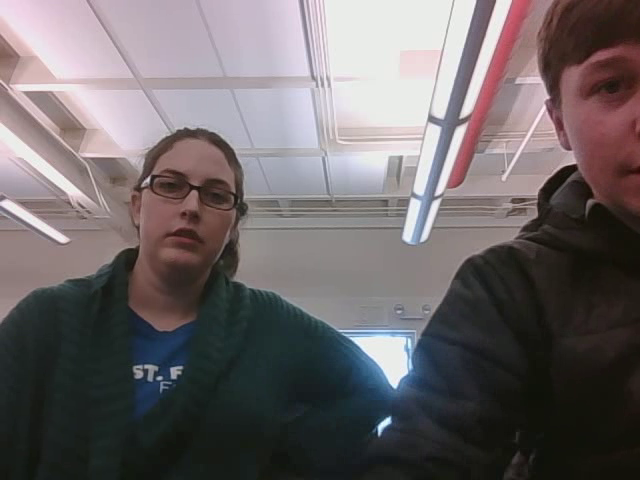
#> input picture frame 20 of BenthicDetect/output.avi, 640 x 480 px, given in place of the camera
$ python test.py   (older library calls are emulated)
#> lines starting #> are read from the running program, lines starting #| are printed output that depends on the picture; after the words box and inside, x2 and y2 are one past the last pixel; in counts of white or black regions, pixels touching at a corner belong together
#!/usr/bin/python
import math
import numpy as np
import cv2

#dictionary of all contours
contours = {}
#array of edges of polygon
approx = []
#scale of the text
scale = 2
#camera
cap = cv2.VideoCapture(0)
print("press q to exit")

# Define the codec and create VideoWriter object
fourcc = cv2.VideoWriter_fourcc(*'XVID')
out = cv2.VideoWriter('output.avi',fourcc, 20.0, (640,480))

#calculate angle
def angle(pt1,pt2,pt0):
    dx1 = pt1[0][0] - pt0[0][0]
    dy1 = pt1[0][1] - pt0[0][1]
    dx2 = pt2[0][0] - pt0[0][0]
    dy2 = pt2[0][1] - pt0[0][1]
    return float((dx1*dx2 + dy1*dy2))/math.sqrt(float((dx1*dx1 + dy1*dy1))*(dx2*dx2 + dy2*dy2) + 1e-10)

while(cap.isOpened()):
    #Capture frame-by-frame
    ret, frame = cap.read()
#> frame is the input picture: shape (480, 640, 3); mean B, G, R 103.7, 102, 108.6
    if ret==True:
        #grayscale
        gray = cv2.cvtColor(frame, cv2.COLOR_BGR2GRAY)
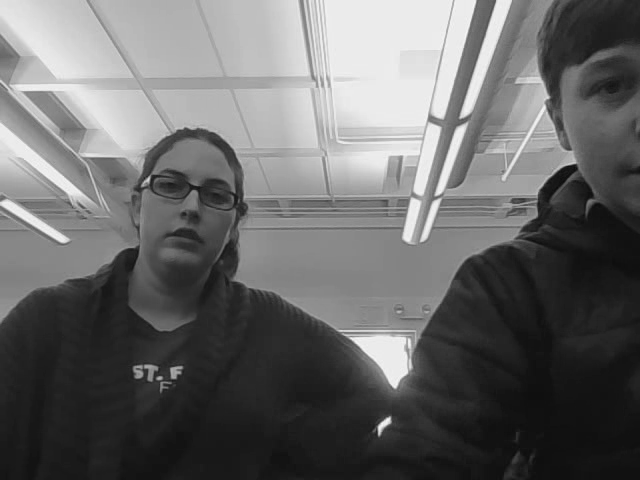
#> gray: shape (480, 640); min 11, max 248, mean 104.1
        #Canny
        canny = cv2.Canny(frame,80,240,3)
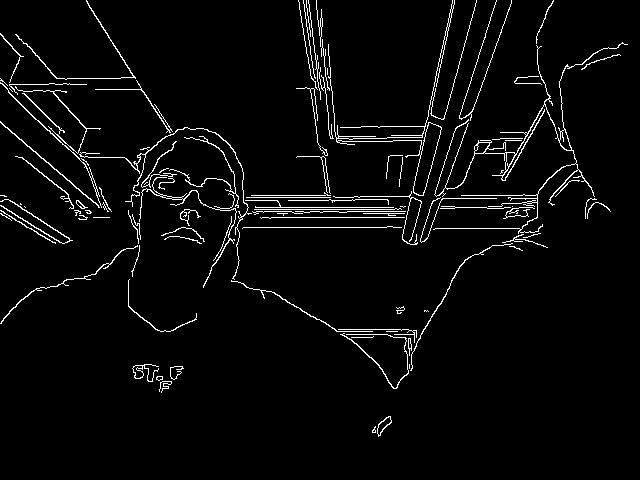
#> canny: shape (480, 640); 3.6% white in thin lines or dots, all inside (x1, y1, x2, y2) = (0, 0, 628, 437)

        #contours
        canny2, contours, hierarchy = cv2.findContours(canny,cv2.RETR_EXTERNAL,cv2.CHAIN_APPROX_SIMPLE)
#> contours = 103 contours, 78 with area under 20; largest, box (x1, y1, x2, y2) and area: (328, 0, 455, 196) 1023, (433, 42, 628, 234) 644, (377, 416, 392, 437) 123, (79, 127, 252, 280) 111, (139, 177, 237, 288) 110
        for i in range(0,len(contours)):
            #approximate the contour with accuracy proportional to
            #the contour perimeter
            approx = cv2.approxPolyDP(contours[i],cv2.arcLength(contours[i],True)*0.02,True)

            #Skip small or non-convex objects
            if(abs(cv2.contourArea(contours[i]))<100 or not(cv2.isContourConvex(approx))):
                continue

            #triangle
            if(len(approx) == 3):
                x,y,w,h = cv2.boundingRect(contours[i])
                cv2.putText(frame,'TRI',(x,y),cv2.FONT_HERSHEY_SIMPLEX,scale,(255,255,255),2,cv2.LINE_AA)
            if (len(approx) == 2):
                x, y, w, h = cv2.boundingRect(contours[i])
                cv2.putText(frame, 'LINE', (x, y), cv2.FONT_HERSHEY_SIMPLEX, scale, (255, 255, 255), 2, cv2.LINE_AA)
            elif(len(approx)>=4 and len(approx)<=6):
                #nb vertices of a polygonal curve
                vtc = len(approx)
                #get cos of all corners
                cos = []
                for j in range(2,vtc+1):
                    cos.append(angle(approx[j%vtc],approx[j-2],approx[j-1]))
                #sort ascending cos
                cos.sort()
                #get lowest and highest
                mincos = cos[0]
                maxcos = cos[-1]

                #Use the degrees obtained above and the number of vertices
                #to determine the shape of the contour
                x,y,w,h = cv2.boundingRect(contours[i])
                if(vtc==4):
                    cv2.putText(frame,'RECT',(x,y),cv2.FONT_HERSHEY_SIMPLEX,scale,(255,255,255),2,cv2.LINE_AA)
                elif(vtc==5):
                    cv2.putText(frame,'PENTA',(x,y),cv2.FONT_HERSHEY_SIMPLEX,scale,(255,255,255),2,cv2.LINE_AA)
                elif(vtc==6):
                    cv2.putText(frame,'HEXA',(x,y),cv2.FONT_HERSHEY_SIMPLEX,scale,(255,255,255),2,cv2.LINE_AA)
            else:
                #detect and label circle
                area = cv2.contourArea(contours[i])
                x,y,w,h = cv2.boundingRect(contours[i])
                radius = w/2
                if(abs(1 - (float(w)/h))<=2 and abs(1-(area/(math.pi*radius*radius)))<=0.2):
                    cv2.putText(frame,'CIRC',(x,y),cv2.FONT_HERSHEY_SIMPLEX,scale,(255,255,255),2,cv2.LINE_AA)
#> this loop made 103 passes
#> approx on passes 6, 9, 11, 20, 25, 26, 27, 28, 31, 34, 39, 41: [[409, 364], [409, 368]], [[373, 336], [372, 337], [351, 337], [372, 337]], [[386, 331], [397, 331]], [[512, 243], [459, 266], [410, 370], [459, 267]], [[401, 227], [242, 228]], [[260, 217], [404, 217]], [[93, 217], [109, 217]], [[231, 216], [222, 246], [213, 260], [222, 246]], [[363, 213], [388, 215], [404, 213]], [[295, 211], [405, 211]], [[0, 210], [55, 243]], [[401, 209], [254, 209]]

        #Display the resulting frame
        out.write(frame)
        cv2.imshow('frame',frame)
        cv2.imshow('canny',canny)
        if cv2.waitKey(1) == 1048689: #if q is pressed
#> (key Esc is pressed here)
            break

#When everything done, release the capture
cap.release()
cv2.destroyAllWindows()

$ run again, starting later in the video
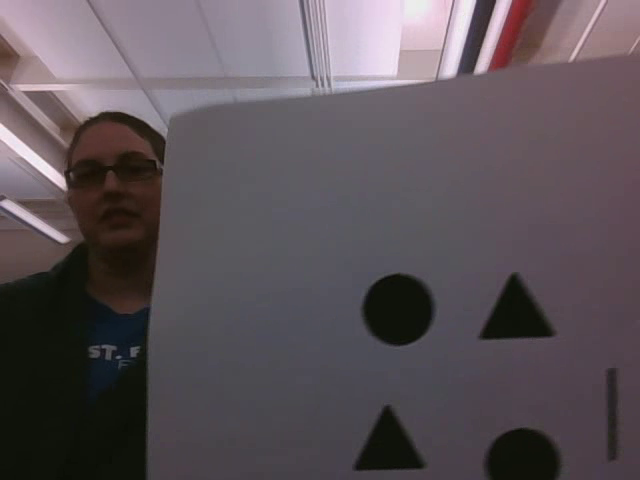
#> input picture frame 94 of BenthicDetect/output.avi, 640 x 480 px, given in place of the camera
#> frame is the input picture: shape (480, 640, 3); mean B, G, R 88, 82.7, 91.2
#> `canny = cv2.Canny(frame,80,240,3)`:
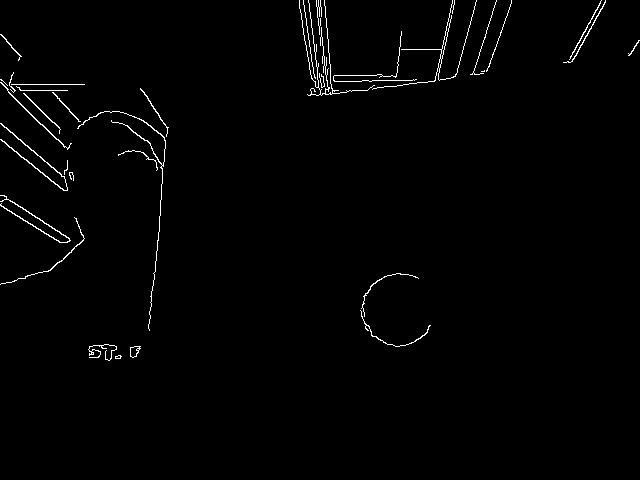
#> canny: shape (480, 640); 1.2% white in thin lines or dots, all inside (x1, y1, x2, y2) = (0, 0, 640, 361)
#> contours = 34 contours, 19 with area under 20; largest, box (x1, y1, x2, y2) and area: (0, 123, 68, 191) 102, (0, 195, 71, 243) 82, (130, 346, 141, 358) 78, (0, 82, 72, 150) 64, (77, 111, 166, 331) 64
#> the loop `for i in range(0,len(contours)):` made 34 passes
#> approx on passes 7, 13, 14, 15, 16, 17, 18, 22: [[0, 195], [69, 240], [0, 204], [70, 240]], [[23, 93], [60, 129], [59, 133], [59, 127]], [[52, 92], [80, 121]], [[140, 88], [166, 126], [166, 136], [168, 127]], [[16, 86], [20, 90], [67, 90], [21, 90]], [[11, 84], [84, 84]], [[0, 82], [69, 147], [71, 143], [64, 146]], [[484, 70], [483, 71], [481, 71], [484, 71]]

$ run again, starting later in the video
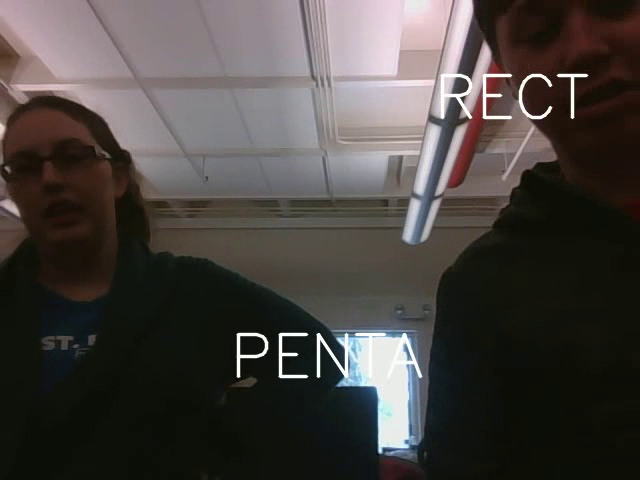
#> input picture frame 167 of BenthicDetect/output.avi, 640 x 480 px, given in place of the camera
#> frame is the input picture: shape (480, 640, 3); mean B, G, R 64.1, 67.2, 71.9
#> `canny = cv2.Canny(frame,80,240,3)`:
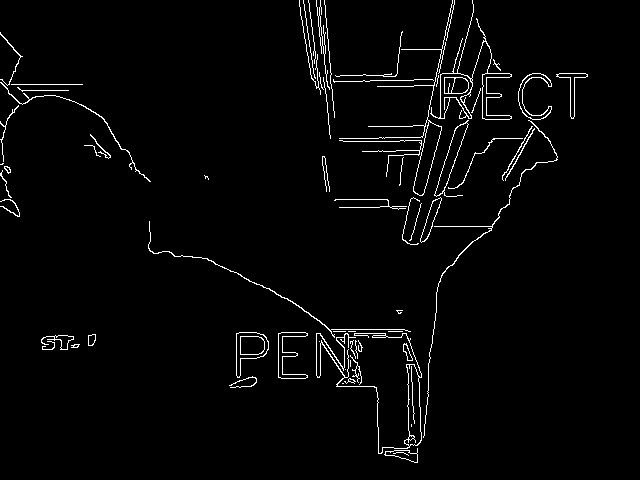
#> canny: shape (480, 640); 2.5% white in thin lines or dots, all inside (x1, y1, x2, y2) = (0, 0, 588, 463)
#> contours = 66 contours, 43 with area under 20; largest, box (x1, y1, x2, y2) and area: (430, 0, 512, 120) 1384, (316, 333, 422, 454) 1029, (339, 0, 453, 196) 920, (236, 332, 269, 378) 830, (434, 120, 469, 197) 686
#> the loop `for i in range(0,len(contours)):` made 66 passes
#> (approx, vtc, mincos, maxcos) on pass 28: ([[440, 197], [432, 201], [421, 242], [429, 234]], 4, -0.879, 0.866)
#> after the loop `for i in range(0,len(contours)):`:
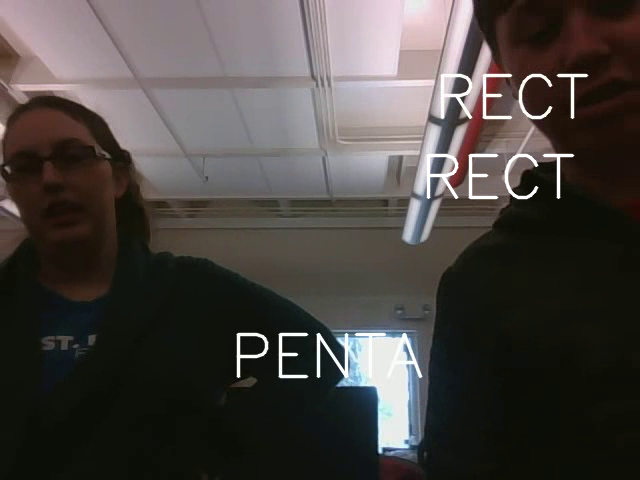
#> frame: shape (480, 640, 3); 0.67% of pixels changed, all inside (x1, y1, x2, y2) = (426, 153, 575, 200)
